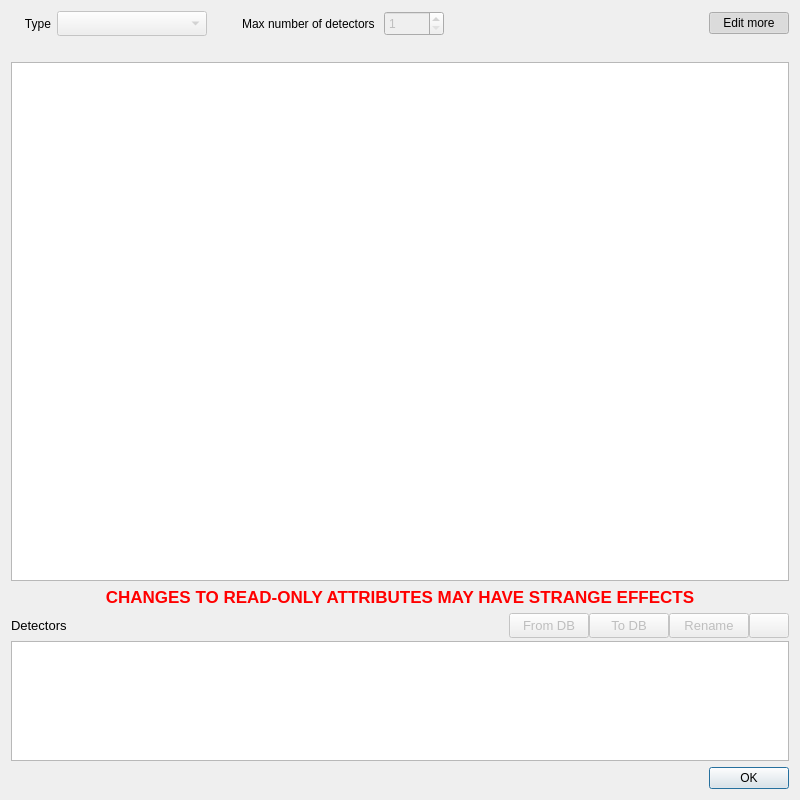
<?xml version="1.0" encoding="UTF-8"?>
<ui version="4.0">
 <class>DialogSpectrum</class>
 <widget class="QDialog" name="DialogSpectrum">
  <property name="geometry">
   <rect>
    <x>0</x>
    <y>0</y>
    <width>800</width>
    <height>800</height>
   </rect>
  </property>
  <property name="windowTitle">
   <string>Consumer metadata</string>
  </property>
  <property name="windowIcon">
   <iconset>
    <normaloff>:/new/icons/qpx.xpm</normaloff>:/new/icons/qpx.xpm</iconset>
  </property>
  <layout class="QGridLayout" name="gridLayout">
   <item row="6" column="0">
    <widget class="QWidget" name="widgetDetectors" native="true">
     <property name="minimumSize">
      <size>
       <width>0</width>
       <height>0</height>
      </size>
     </property>
     <layout class="QGridLayout" name="gridLayout_2">
      <property name="leftMargin">
       <number>0</number>
      </property>
      <property name="topMargin">
       <number>0</number>
      </property>
      <property name="rightMargin">
       <number>0</number>
      </property>
      <property name="bottomMargin">
       <number>0</number>
      </property>
      <property name="verticalSpacing">
       <number>3</number>
      </property>
      <item row="1" column="0">
       <widget class="QTableView" name="tableDetectors">
        <property name="sizePolicy">
         <sizepolicy hsizetype="Expanding" vsizetype="Preferred">
          <horstretch>0</horstretch>
          <verstretch>0</verstretch>
         </sizepolicy>
        </property>
        <property name="maximumSize">
         <size>
          <width>16777215</width>
          <height>120</height>
         </size>
        </property>
       </widget>
      </item>
      <item row="0" column="0">
       <layout class="QHBoxLayout" name="horizontalLayout_5">
        <property name="sizeConstraint">
         <enum>QLayout::SetMaximumSize</enum>
        </property>
        <item>
         <widget class="QLabel" name="label_14">
          <property name="minimumSize">
           <size>
            <width>0</width>
            <height>25</height>
           </size>
          </property>
          <property name="maximumSize">
           <size>
            <width>16777215</width>
            <height>25</height>
           </size>
          </property>
          <property name="font">
           <font>
            <pointsize>10</pointsize>
           </font>
          </property>
          <property name="text">
           <string>Detectors</string>
          </property>
         </widget>
        </item>
        <item>
         <widget class="QPushButton" name="pushDetFromDB">
          <property name="enabled">
           <bool>false</bool>
          </property>
          <property name="sizePolicy">
           <sizepolicy hsizetype="Maximum" vsizetype="Fixed">
            <horstretch>0</horstretch>
            <verstretch>0</verstretch>
           </sizepolicy>
          </property>
          <property name="minimumSize">
           <size>
            <width>0</width>
            <height>25</height>
           </size>
          </property>
          <property name="maximumSize">
           <size>
            <width>16777215</width>
            <height>25</height>
           </size>
          </property>
          <property name="font">
           <font>
            <pointsize>10</pointsize>
           </font>
          </property>
          <property name="text">
           <string>From DB</string>
          </property>
         </widget>
        </item>
        <item>
         <widget class="QPushButton" name="pushDetToDB">
          <property name="enabled">
           <bool>false</bool>
          </property>
          <property name="sizePolicy">
           <sizepolicy hsizetype="Maximum" vsizetype="Fixed">
            <horstretch>0</horstretch>
            <verstretch>0</verstretch>
           </sizepolicy>
          </property>
          <property name="minimumSize">
           <size>
            <width>0</width>
            <height>25</height>
           </size>
          </property>
          <property name="maximumSize">
           <size>
            <width>16777215</width>
            <height>25</height>
           </size>
          </property>
          <property name="font">
           <font>
            <pointsize>10</pointsize>
           </font>
          </property>
          <property name="text">
           <string>To DB</string>
          </property>
         </widget>
        </item>
        <item>
         <widget class="QPushButton" name="pushDetRename">
          <property name="enabled">
           <bool>false</bool>
          </property>
          <property name="sizePolicy">
           <sizepolicy hsizetype="Maximum" vsizetype="Fixed">
            <horstretch>0</horstretch>
            <verstretch>0</verstretch>
           </sizepolicy>
          </property>
          <property name="minimumSize">
           <size>
            <width>0</width>
            <height>25</height>
           </size>
          </property>
          <property name="maximumSize">
           <size>
            <width>16777215</width>
            <height>25</height>
           </size>
          </property>
          <property name="font">
           <font>
            <pointsize>10</pointsize>
           </font>
          </property>
          <property name="text">
           <string>Rename</string>
          </property>
         </widget>
        </item>
        <item>
         <widget class="QPushButton" name="pushDetEdit">
          <property name="enabled">
           <bool>false</bool>
          </property>
          <property name="sizePolicy">
           <sizepolicy hsizetype="Maximum" vsizetype="Fixed">
            <horstretch>0</horstretch>
            <verstretch>0</verstretch>
           </sizepolicy>
          </property>
          <property name="minimumSize">
           <size>
            <width>0</width>
            <height>25</height>
           </size>
          </property>
          <property name="maximumSize">
           <size>
            <width>16777215</width>
            <height>25</height>
           </size>
          </property>
          <property name="toolTip">
           <string>Edit</string>
          </property>
          <property name="text">
           <string/>
          </property>
          <property name="icon">
           <iconset resource="../resources/qpxres.qrc">
            <normaloff>:/icons/oxy/16/edit.png</normaloff>:/icons/oxy/16/edit.png</iconset>
          </property>
          <property name="iconSize">
           <size>
            <width>18</width>
            <height>18</height>
           </size>
          </property>
         </widget>
        </item>
       </layout>
      </item>
     </layout>
    </widget>
   </item>
   <item row="4" column="0">
    <widget class="QTreeView" name="treeAttribs"/>
   </item>
   <item row="1" column="0">
    <layout class="QHBoxLayout" name="horizontalLayout_2">
     <item>
      <widget class="QLabel" name="label_3">
       <property name="sizePolicy">
        <sizepolicy hsizetype="MinimumExpanding" vsizetype="Maximum">
         <horstretch>0</horstretch>
         <verstretch>0</verstretch>
        </sizepolicy>
       </property>
       <property name="minimumSize">
        <size>
         <width>40</width>
         <height>25</height>
        </size>
       </property>
       <property name="maximumSize">
        <size>
         <width>40</width>
         <height>16777215</height>
        </size>
       </property>
       <property name="font">
        <font>
         <weight>50</weight>
         <bold>false</bold>
        </font>
       </property>
       <property name="text">
        <string>Type</string>
       </property>
       <property name="alignment">
        <set>Qt::AlignRight|Qt::AlignTrailing|Qt::AlignVCenter</set>
       </property>
      </widget>
     </item>
     <item>
      <widget class="QComboBox" name="comboType">
       <property name="enabled">
        <bool>false</bool>
       </property>
       <property name="sizePolicy">
        <sizepolicy hsizetype="Maximum" vsizetype="Maximum">
         <horstretch>0</horstretch>
         <verstretch>0</verstretch>
        </sizepolicy>
       </property>
       <property name="minimumSize">
        <size>
         <width>150</width>
         <height>25</height>
        </size>
       </property>
       <property name="maximumSize">
        <size>
         <width>150</width>
         <height>16777215</height>
        </size>
       </property>
      </widget>
     </item>
     <item>
      <widget class="QLabel" name="label_10">
       <property name="minimumSize">
        <size>
         <width>165</width>
         <height>25</height>
        </size>
       </property>
       <property name="maximumSize">
        <size>
         <width>165</width>
         <height>16777215</height>
        </size>
       </property>
       <property name="text">
        <string>Max number of detectors </string>
       </property>
       <property name="alignment">
        <set>Qt::AlignRight|Qt::AlignTrailing|Qt::AlignVCenter</set>
       </property>
      </widget>
     </item>
     <item>
      <widget class="QSpinBox" name="spinDets">
       <property name="enabled">
        <bool>false</bool>
       </property>
       <property name="sizePolicy">
        <sizepolicy hsizetype="Maximum" vsizetype="Fixed">
         <horstretch>0</horstretch>
         <verstretch>0</verstretch>
        </sizepolicy>
       </property>
       <property name="minimumSize">
        <size>
         <width>60</width>
         <height>25</height>
        </size>
       </property>
       <property name="maximumSize">
        <size>
         <width>60</width>
         <height>16777215</height>
        </size>
       </property>
       <property name="minimum">
        <number>1</number>
       </property>
       <property name="maximum">
        <number>32</number>
       </property>
      </widget>
     </item>
     <item>
      <widget class="QLabel" name="label_5">
       <property name="text">
        <string/>
       </property>
      </widget>
     </item>
     <item>
      <widget class="QPushButton" name="pushLock">
       <property name="sizePolicy">
        <sizepolicy hsizetype="Maximum" vsizetype="Fixed">
         <horstretch>0</horstretch>
         <verstretch>0</verstretch>
        </sizepolicy>
       </property>
       <property name="minimumSize">
        <size>
         <width>44</width>
         <height>0</height>
        </size>
       </property>
       <property name="toolTip">
        <string>Allow changes to metadata</string>
       </property>
       <property name="text">
        <string>Edit more</string>
       </property>
       <property name="icon">
        <iconset resource="../resources/qpxres.qrc">
         <normaloff>:/icons/oxy/16/document_encrypt.png</normaloff>
         <normalon>:/new/icons/oxy/document_encrypt.png</normalon>:/icons/oxy/16/document_encrypt.png</iconset>
       </property>
       <property name="checkable">
        <bool>true</bool>
       </property>
       <property name="checked">
        <bool>true</bool>
       </property>
      </widget>
     </item>
    </layout>
   </item>
   <item row="2" column="0">
    <widget class="QLabel" name="labelDescription">
     <property name="text">
      <string/>
     </property>
    </widget>
   </item>
   <item row="8" column="0">
    <widget class="QDialogButtonBox" name="buttonBox">
     <property name="orientation">
      <enum>Qt::Horizontal</enum>
     </property>
     <property name="standardButtons">
      <set>QDialogButtonBox::Ok</set>
     </property>
    </widget>
   </item>
   <item row="5" column="0">
    <widget class="QLabel" name="labelWarning">
     <property name="enabled">
      <bool>true</bool>
     </property>
     <property name="font">
      <font>
       <pointsize>13</pointsize>
       <weight>75</weight>
       <bold>true</bold>
       <stylestrategy>PreferAntialias</stylestrategy>
      </font>
     </property>
     <property name="text">
      <string>&lt;html&gt;&lt;head/&gt;&lt;body&gt;&lt;p&gt;&lt;span style=&quot; color:#ff0000;&quot;&gt;CHANGES TO READ-ONLY ATTRIBUTES MAY HAVE STRANGE EFFECTS&lt;/span&gt;&lt;/p&gt;&lt;/body&gt;&lt;/html&gt;</string>
     </property>
     <property name="textFormat">
      <enum>Qt::RichText</enum>
     </property>
     <property name="alignment">
      <set>Qt::AlignCenter</set>
     </property>
    </widget>
   </item>
  </layout>
  <zorder>treeAttribs</zorder>
  <zorder>buttonBox</zorder>
  <zorder>labelDescription</zorder>
  <zorder>widgetDetectors</zorder>
  <zorder>labelWarning</zorder>
 </widget>
 <resources>
  <include location="../resources/qpxres.qrc"/>
 </resources>
 <connections/>
</ui>
